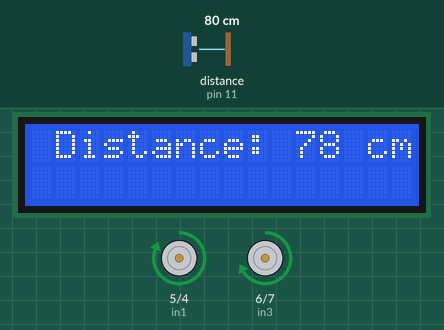
Recording of a sketch running on a simulated Arduino Uno, built with avr-gcc and run on an emulated ATmega328P. Shown: 16×2 character LCD, motor-driver pin pairs drawn as motors (green arrow = first pin HIGH = forward, orange = second pin HIGH = backward, longer = more drive, scaled by the enable pin). Wiring (inferred from the names in the program): ultrasonic range finder: trigger pin 10; echo pin 11. The inputs (shaded band) are chosen by the test bench; at power-on: distance to the obstacle (sensor on pin 11) 80 cm. The echo pulse lasts 58.3 µs per cm.

Above: at 3.2 s.
3.3 s: distance to the obstacle (sensor on pin 11) set to 23 cm
At 4.2 s:
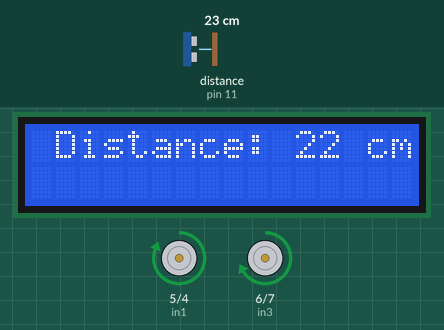
4.8 s: distance to the obstacle (sensor on pin 11) set to 19 cm
At 5.2 s:
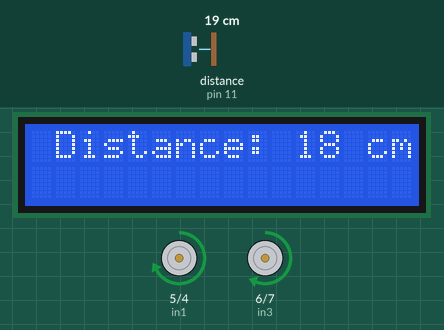
6.3 s: distance to the obstacle (sensor on pin 11) set to 2 cm
At 6.9 s:
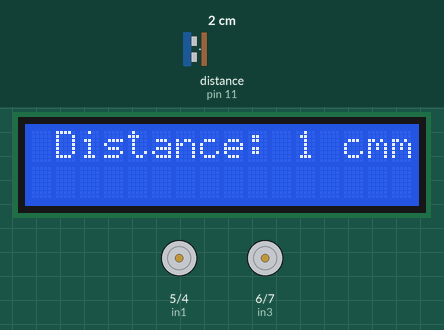
7.8 s: distance to the obstacle (sensor on pin 11) set to 18 cm
At 8.6 s:
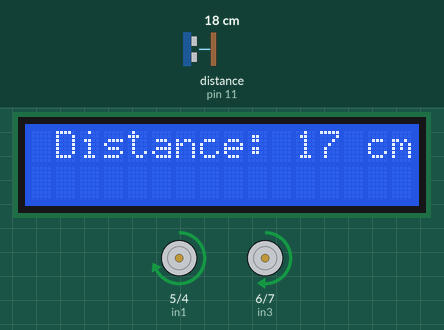
9.3 s: distance to the obstacle (sensor on pin 11) set to 35 cm
At 9.8 s:
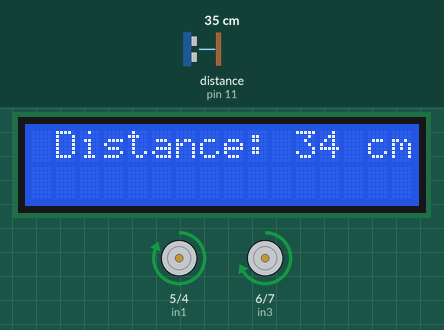
10.8 s: distance to the obstacle (sensor on pin 11) set to 17 cm
At 12.0 s:
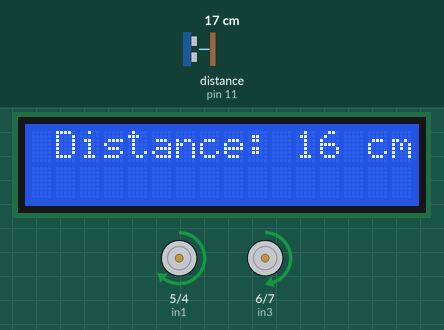
Timing chart, 0 to 13.3 s (numbered marks = the images above; inputs shaded):
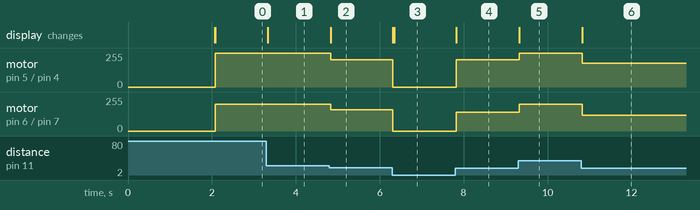

Measured:
- the behaviour switches between 21 and 20 cm on distance to the obstacle (sensor on pin 11) (found by bisection; images 1 and 2)
- after the input at 3.3 s, the display: changes at once (image 1)
- after the input at 4.8 s, motor on pin 5 (in1) / pin 4 (in2): forward 255/255 → forward 204/255 at once; motor on pin 6 (in3) / pin 7 (in4): forward 200/255 → forward 160/255 at once; the display: changes at once (image 2)
- after the input at 6.3 s, motor on pin 5 (in1) / pin 4 (in2): forward 204/255 → stopped at once; motor on pin 6 (in3) / pin 7 (in4): forward 160/255 → stopped at once; the display: changes at once (image 3)
- after the input at 7.8 s, motor on pin 5 (in1) / pin 4 (in2): stopped → forward 204/255 at once; motor on pin 6 (in3) / pin 7 (in4): stopped → forward 139/255 at once; the display: changes at once (image 4)
- after the input at 9.3 s, motor on pin 5 (in1) / pin 4 (in2): forward 204/255 → forward 255/255 at once; motor on pin 6 (in3) / pin 7 (in4): forward 139/255 → forward 200/255 at once; the display: changes at once (image 5)
- after the input at 10.8 s, motor on pin 5 (in1) / pin 4 (in2): forward 255/255 → forward 178/255 at once; motor on pin 6 (in3) / pin 7 (in4): forward 200/255 → forward 120/255 at once; the display: changes at once (image 6)

The sketch:

Code.ino
```cpp
#include <LiquidCrystal.h>
#include <LCD_I2C.h>

LCD_I2C lcd(0x27, 16, 2);
const int trigPin = 10;
const int echoPin = 11;
long duration;
int distanceCm, distanceInch;

// Motor Pins
int ena = 3;
int in1 = 5;
int in2 = 4;

int in3 = 6;
int in4 = 7;
int enb = 9;

// Motor speed variables
int enaSpeed = 255; // Initial speed for motor A
int enbSpeed = 200; // Initial speed for motor B

void setup() {
  delay(2000);
  pinMode(ena, OUTPUT);
  pinMode(in1, OUTPUT);
  pinMode(in2, OUTPUT);
  pinMode(enb, OUTPUT);
  pinMode(in3, OUTPUT);
  pinMode(in4, OUTPUT);

  // LCD with Sensor
  lcd.begin();
  lcd.backlight();

  pinMode(trigPin, OUTPUT);
  pinMode(echoPin, INPUT);
}

void loop() {
  // LCD with Sensor
  digitalWrite(trigPin, LOW);
  delayMicroseconds(2);

  digitalWrite(trigPin, HIGH);
  delayMicroseconds(10);
  digitalWrite(trigPin, LOW);

  duration = pulseIn(echoPin, HIGH);
  distanceCm = duration * 0.034 / 2;
  distanceInch = duration * 0.0133 / 2;

  lcd.setCursor(1, 0);
  lcd.print("Distance: ");
  lcd.print(distanceCm);
  lcd.print(" cm");
  delay(1);

  // Motor control
  if (distanceCm <= 10) {
    // Stop motors
    digitalWrite(in1, LOW);
    digitalWrite(in2, LOW);
    digitalWrite(in3, LOW);
    digitalWrite(in4, LOW);
    analogWrite(ena, 0);
    analogWrite(enb, 0);
  } else if (distanceCm > 10 && distanceCm <= 20) {
    // Gradually slow down motors
    int speed = map(distanceCm, 10, 20, 0, max(enaSpeed, enbSpeed));
    analogWrite(ena, map(speed, 0, max(enaSpeed, enbSpeed), 0, enaSpeed));
    analogWrite(enb, map(speed, 0, max(enaSpeed, enbSpeed), 0, enbSpeed));
    digitalWrite(in1, HIGH);
    digitalWrite(in2, LOW);
    digitalWrite(in3, HIGH);
    digitalWrite(in4, LOW);
  } else {
    // Motor A and B Clockwise Max Speed
    analogWrite(ena, enaSpeed);
    analogWrite(enb, enbSpeed);
    digitalWrite(in1, HIGH);
    digitalWrite(in2, LOW);
    digitalWrite(in3, HIGH);
    digitalWrite(in4, LOW);
  }
}
```
